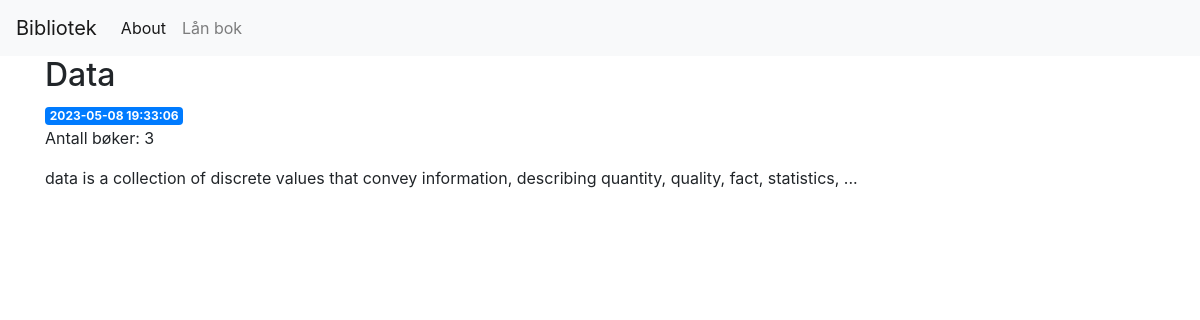
Page /3 on the committed database.
### tables this page shows
CREATE TABLE books (
    id INTEGER PRIMARY KEY AUTOINCREMENT,
    created TIMESTAMP NOT NULL DEFAULT CURRENT_TIMESTAMP,
    title TEXT NOT NULL,
    summary TEXT NOT NULL,
    count INTEGER NOT NULL
);

### app.py (the view)
@app.route('/<int:book_id>')
def book(book_id):
    book = get_book(book_id)
    print(book)
    if book is None:
        abort(404)
    return render_template('book.html', book=book)

### app.py (called while the page is built)
def get_db_connection():
    conn = sqlite3.connect('database.db')
    conn.row_factory = sqlite3.Row
    return conn

def get_book(book_id):
    conn = get_db_connection()
    book = conn.execute('SELECT * FROM books WHERE id = ?',
                        (book_id,)).fetchone()
    conn.close()
    return book

### templates/book.html
{% extends 'base.html' %}
{% block content %}
    <h2>{% block title %} {{ book['title'] }} {% endblock %}</h2>
    <span class="badge badge-primary">{{ book['created'] }}</span>
    <p>Antall bøker: {{ book['count'] }}</p>
    <p>{{ book['summary'] }}</p>
{% endblock %}

### rows in the picture
books: title "Data", created "2023-05-08 19:33:06", count "3", summary "data is a collection of discrete values that convey information, describing quantity, quality, fact, statistics, ..."
